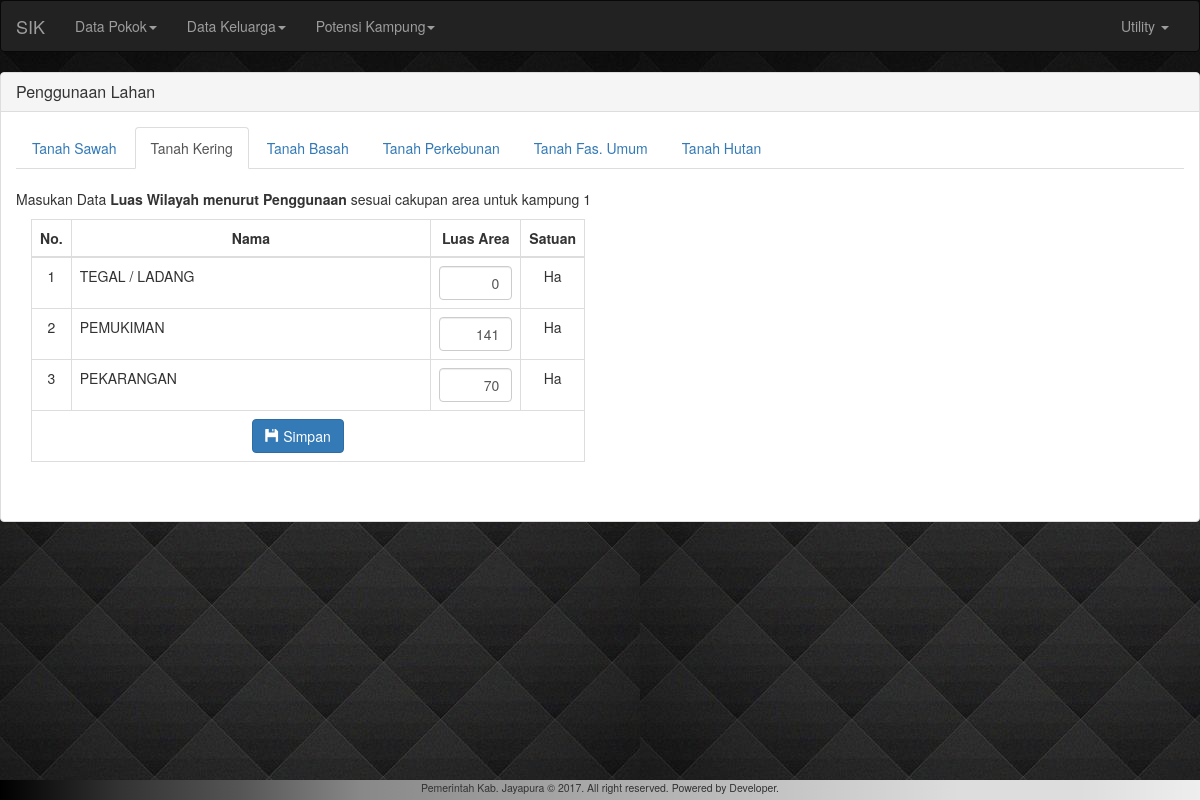
/?ref=penggunaan-lahan&id_jenis=2, run on an earlier commit of the app's database.
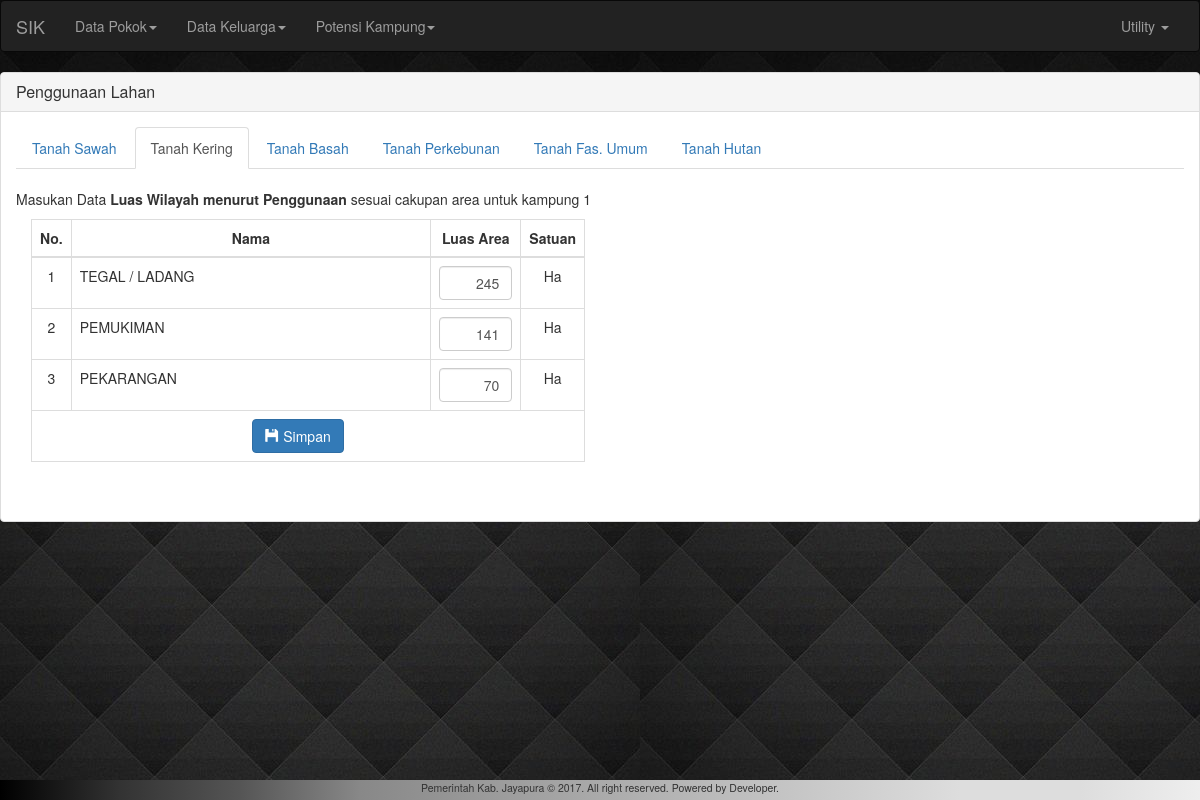
And on a later commit of the database.
### tables this page shows
CREATE TABLE `tanah_guna` (
  `id` int(11) NOT NULL AUTO_INCREMENT,
  `nama` varchar(100) NOT NULL,
  `id_jenis` int(11) NOT NULL,
  `satuan` varchar(100) NOT NULL DEFAULT 'Ha',
  PRIMARY KEY (`id`)
);

CREATE TABLE `tanah_desa` (
  `id_pokok_desa` int(11) NOT NULL,
  `id_tanah_guna` int(11) NOT NULL,
  `luas` int(11) NOT NULL DEFAULT '0',
  PRIMARY KEY (`id_pokok_desa`,`id_tanah_guna`)
);

### pages/view/penggunaan-lahan.php (the view, shortened to what this page needs)
<?php
$id_jenis=1;
if (isset($_GET['id_jenis'])) $id_jenis=$_GET['id_jenis'];
?>
<div class="panel panel-default">
  <div class="panel-heading">
    <h3 class="panel-title">Penggunaan Lahan</h3>
  </div>
  <div class="panel-body">
    <ul class="nav nav-tabs">
	  <li role="presentation" <?php if($id_jenis==1) echo "class='active'";?> ><a href="?ref=penggunaan-lahan&id_jenis=1">Tanah Sawah</a></li>
	  <li role="presentation" <?php if($id_jenis==2) echo "class='active'";?>><a href="?ref=penggunaan-lahan&id_jenis=2">Tanah Kering</a></li>
	  <li role="presentation" <?php if($id_jenis==3) echo "class='active'";?>><a href="?ref=penggunaan-lahan&id_jenis=3">Tanah Basah</a></li>
	  <li role="presentation" <?php if($id_jenis==4) echo "class='active'";?>><a href="?ref=penggunaan-lahan&id_jenis=4">Tanah Perkebunan</a></li>
	  <li role="presentation" <?php if($id_jenis==5) echo "class='active'";?>><a href="?ref=penggunaan-lahan&id_jenis=5">Tanah Fas. Umum</a></li>
	  <li role="presentation" <?php if($id_jenis==6) echo "class='active'";?>><a href="?ref=penggunaan-lahan&id_jenis=6">Tanah Hutan</a></li>
	</ul>
	<br/>
	<p>Masukan Data <b>Luas Wilayah menurut Penggunaan</b> sesuai cakupan area untuk kampung <?php echo $id_pokok_desa;?></p>
<form id="form" autocomplete="off" method="post" action="">
<div class="table-responsive col-sm-6">
	<table class="table table-bordered">
		<thead>
			<tr>
				<th>No.</th>
				<th width="65%">Nama</th>
				<th>Luas Area</th>
				<th>Satuan</th>
			</tr>
		</thead>
		<tbody>
<?php
$sql="SELECT t.id,t.nama,j.id,j.nama,t.satuan,td.luas,(SELECT MAX(id) FROM tanah_guna) FROM tanah_guna AS t INNER JOIN jenis_tanah AS j ON j.id=t.id_jenis LEFT OUTER JOIN tanah_desa AS td ON td.id_tanah_guna=t.id AND td.id_pokok_desa=? WHERE j.id=?;";
$stmt=$conn->prepare($sql);
$id_jenis=$conn->real_escape_string($id_jenis);
$id_pokok_desa=1;
$stmt->bind_param('ii',$id_pokok_desa,$id_jenis);
$i=0;
if ($stmt->execute()) {
	$result = $stmt->get_result();
	while ($row = $result->fetch_row()){
		$i++;
		?>
			<tr>
				<td align="center"><?php echo $i;?></td>
				<td><?php echo $row[1];?></td>
				<td><input type="text" class="form-control inputhektar" placeholder="Nilai" name="<?php echo $row[0];?>" value="<?php echo $row[5];?>" /></td>
				<td align="center"><?php echo $row[4];?></td>
			</tr>
		<?php
	}
}
?>
		</tbody>
		<tfoot>
			<tr>
				<td colspan="4" align="center">
					<button type="button" class="btn btn-sx btn-primary" id="submit"><span class="glyphicon glyphicon-floppy-disk"></span> Simpan</button>
					<span class="hasil-submit" style="font-weight: bold;color: #00f;padding: 10px;"></span>
				</td>
			</tr>
		</tfoot>
	</table>
</div>
</form>
</div>
  </div>
</div>

### index.php (shortened to what this page needs)
<?php require_once('pages/inc.php');
$id_pokok_desa=1;
?>
<!DOCTYPE html>
<html>
<head>
	<link rel="stylesheet" href="https://maxcdn.bootstrapcdn.com/bootstrap/3.3.7/css/bootstrap.min.css">
  <link rel="stylesheet" href="//code.jquery.com/ui/1.12.1/themes/base/jquery-ui.css">
</head>
<body>
<nav class="navbar navbar-inverse">
  <div class="container-fluid">
    <div class="navbar-header">
      <a class="navbar-brand" href="#">SIK</a>
    </div>
    <div class="collapse navbar-collapse" id="bs-example-navbar-collapse-1">
      <ul class="nav navbar-nav">
        <li class="dropdown">
          <a href="#" class="dropdown-toggle" data-toggle="dropdown" role="button" aria-haspopup="true" aria-expanded="false">Data Pokok<span class="caret"></span></a>
        </li>
        <li class="dropdown">
          <a href="#" class="dropdown-toggle" data-toggle="dropdown" role="button" aria-haspopup="true" aria-expanded="false">Data Keluarga<span class="caret"></span></a>
        </li>
        <li class="dropdown">
          <a href="#" class="dropdown-toggle" data-toggle="dropdown" role="button" aria-haspopup="true" aria-expanded="false">Potensi Kampung<span class="caret"></span></a>
        </li>
      </ul>
      <ul class="nav navbar-nav navbar-right">
        <li class="dropdown">
          <a href="#" class="dropdown-toggle" data-toggle="dropdown" role="button" aria-haspopup="true" aria-expanded="false">Utility <span class="caret"></span></a>
        </li>
      </ul>
    </div>
  </div>
</nav>
<div class="wrapper">
	<div class="konten">
		<?php require_once('pages/view/konten.php'); ?>
	</div>
<?php break_point();?>
</body>
</html>

### pages/view/konten.php (shortened to what this page needs)
<?php
if (isset($_GET['ref'])) {
	$ref=$_GET['ref'];
	switch ($ref) {
	    case 'penggunaan-lahan':
	      require_once('pages/view/penggunaan-lahan.php');
	      break;
	}
}
?>

### pages/inc.php (shortened to what this page needs)
<?php
function break_point(){
	echo "<div id=\"break-point\">Pemerintah Kab. Jayapura &copy; 2017. All right reserved. Powered by <a href=\"http://arecastudio.github.io/\" target=\"_blank\">Developer</a>.</div>";
}
?>

### index.php (style rules this page uses)
.panel { min-height: 450px; }
.inputhektar { text-align: right; }
th { text-align: center; font-weight: bold; }
body { background-image: url('assets/img/wallpaper.jpg'); margin-bottom:20px; }
#break-point { position: fixed; height: 20px; background: linear-gradient(to right,#000,#333,#555,#888,#999,#aaa,#bbb,#ccc,#ddd, #ddd, #eee); bottom: 0px; left: 0px; right: 0px; margin-bottom: 0px; text-align: center; font-size: 75%; z-index:10001; }
#break-point a { color: #333; }

What changed in the data, as far as the page shows it:
changed through a linked row, tanah_guna "TEGAL / LADANG": luas "0" → "245"
